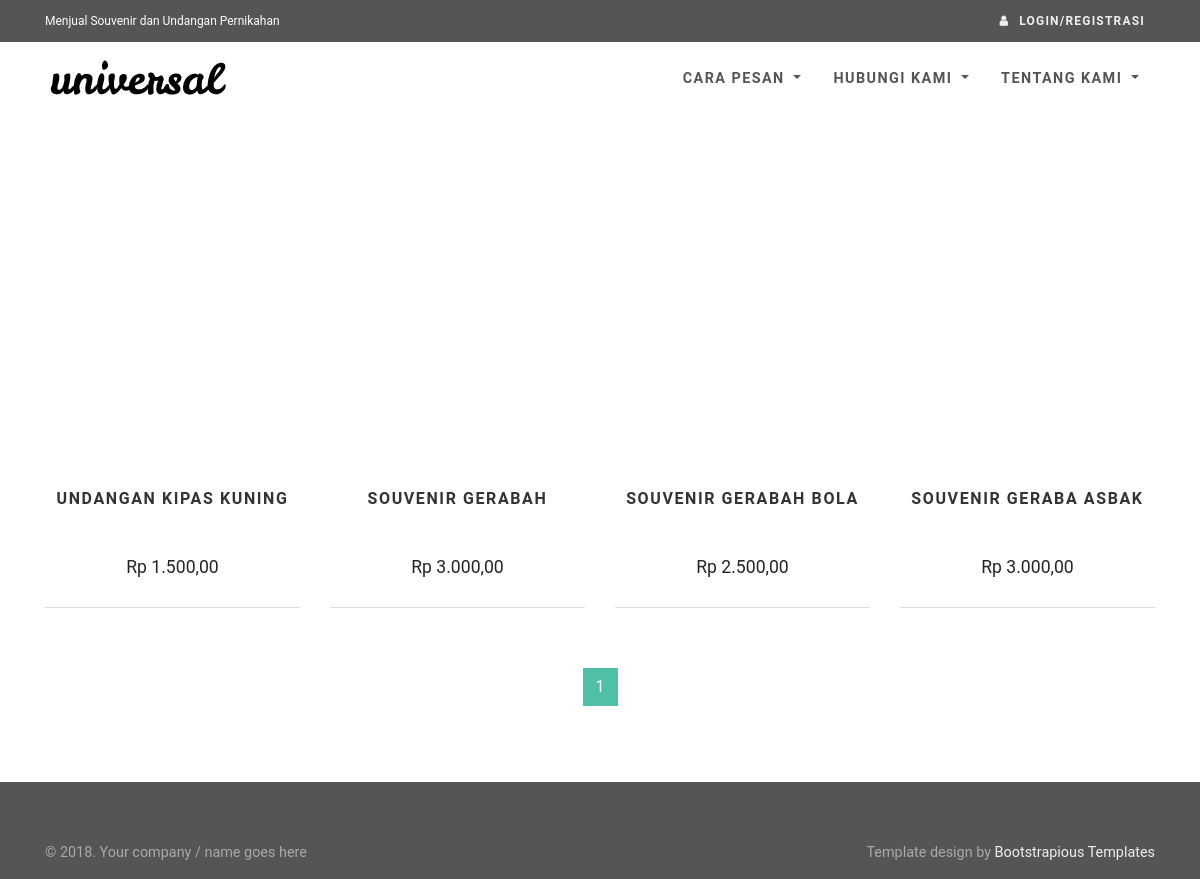
Before: / with the older database file.
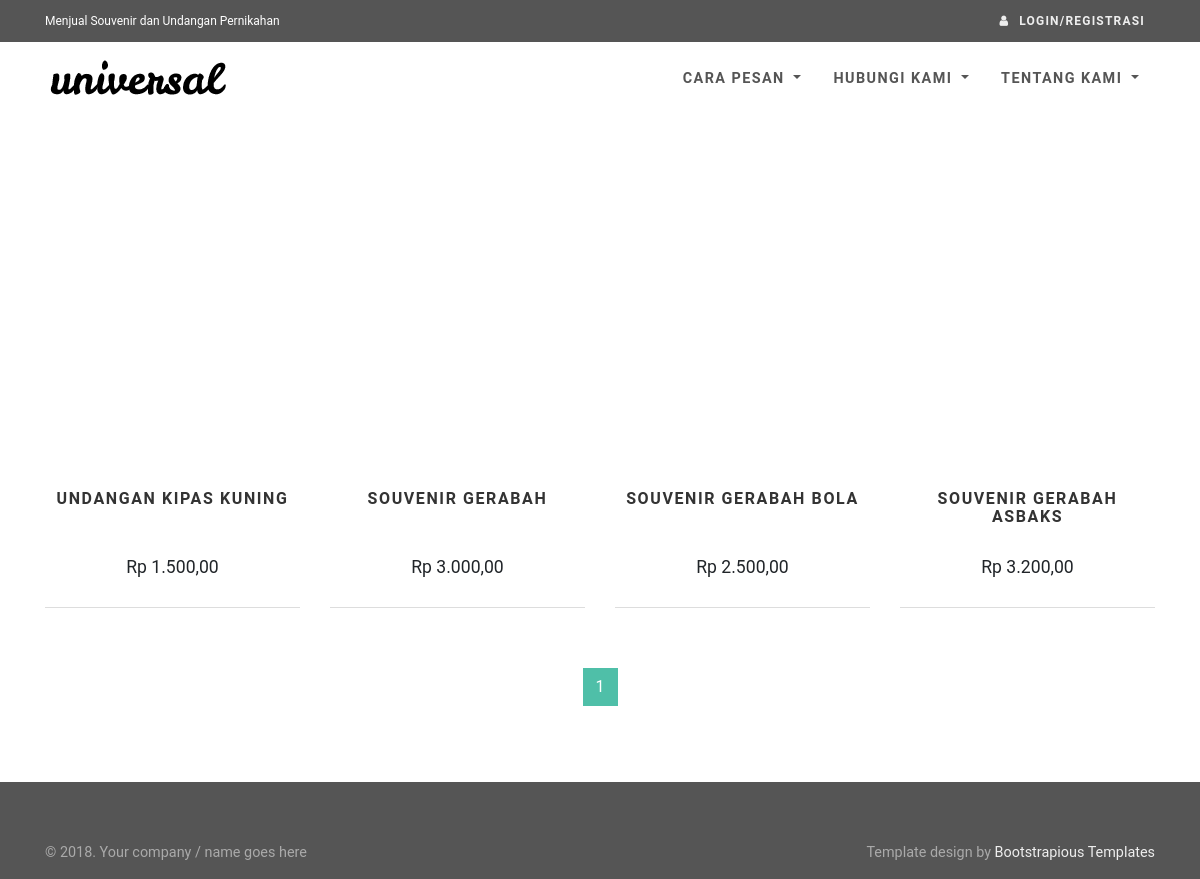
After: the same page with the newer database file.
### tables this page shows
CREATE TABLE `tbl_foto_produk` (
  `id_foto_produk` int(11) NOT NULL AUTO_INCREMENT,
  `id_produk` int(11) NOT NULL,
  `foto_produk` text NOT NULL,
  PRIMARY KEY (`id_foto_produk`)
);

CREATE TABLE `tbl_produk` (
  `id_produk` int(11) NOT NULL AUTO_INCREMENT,
  `nm_produk` varchar(100) NOT NULL,
  `jenis_produk` varchar(15) NOT NULL,
  `harga` int(11) NOT NULL,
  `stok` int(11) DEFAULT '10',
  PRIMARY KEY (`id_produk`)
);

### db.php (called while the page is built, shortened)
<?php
class Sparrow {
    protected $order;
    protected $sql;
    protected $db;
    protected $db_type;
    protected $stats;
    public $is_cached = false;
    public $stats_enabled = false;
    public $key_prefix = '';
    public function build($sql, $input) {
        return (strlen($input) > 0) ? ($sql.' '.$input) : $sql;
    }
    public function parseConnection($connection) {
        $url = parse_url($connection);
        $cfg = array();
        $cfg['type'] = isset($url['scheme']) ? $url['scheme'] : $url['path'];
        $cfg['hostname'] = isset($url['host']) ? $url['host'] : null;
        $cfg['database'] = isset($url['path']) ? substr($url['path'],1) : null;
        $cfg['username'] = isset($url['user']) ? $url['user'] : null;
        $cfg['password'] = isset($url['pass']) ? $url['pass'] : null;
        $cfg['port'] = isset($url['port']) ? $url['port'] : null;
        return $cfg;
    }
    public function reset() {
        $this->where = '';
        $this->order = '';
        $this->having = '';
        $this->distinct = '';
        $this->sql = '';
    }
    protected function parseCondition($field, $value = null, $join = '', $escape = true) {
        if (is_string($field)) {
            $operator = '';
            if (!empty($operator)) {
                switch ($operator) {
                    case '%':
                        $condition = ' LIKE ';
                        break;
                    case '!%':
                        $condition = ' NOT LIKE ';
                        break;
                    case '@':
                        $condition = ' IN ';
                        break;
                    case '!@':
                        $condition = ' NOT IN ';
                        break;
                    default:
                        $condition = $operator;
                }
            }
            else {
                $condition = '=';
            }
            if (is_array($value)) {
                if (strpos($operator, '@') === false) $condition = ' IN ';
                $value = '('.implode(',', array_map(array($this, 'quote'), $value)).')';
            }
            else {
                $value = ($escape && !is_numeric($value)) ? $this->quote($value) : $value;
            }
            return $join.' '.str_replace('|', '', $field).$condition.$value;
        }
        else if (is_array($field)) {
            $str = '';
            foreach ($field as $key => $value) {
                $str .= $this->parseCondition($key, $value, $join, $escape);
                $join = '';
            }
            return $str;
        }
        else {
            throw new Exception('Invalid where condition.');
        }
    }
    public function from($table, $reset = true) {
        $this->table = $table;
        return $this;
    }
    public function join($table, array $fields, $type = 'INNER') {
        return $this;
    }
    public function groupBy($field) {
        $join = (empty($this->order)) ? 'GROUP BY' : ',';
        $fields = (is_array($field)) ? implode(',', $field) : $field;
        return $this;
    }
    public function limit($limit, $offset = null) {
        if ($limit !== null) {
            $this->limit = 'LIMIT '.$limit;
        }
        return $this;
    }
    public function offset($offset, $limit = null) {
        if ($offset !== null) {
            $this->offset = 'OFFSET '.$offset;
        }
        return $this;
    }
    public function select($fields = '*', $limit = null, $offset = null) {
        $fields = (is_array($fields)) ? implode(',', $fields) : $fields;
        return $this;
    }
    public function sql($sql = null) {
        if ($sql !== null) {
            $this->sql = trim(
                (is_array($sql)) ?
                    array_reduce($sql, array($this, 'build')) :
                    $sql
            );
            return $this;
        }
        return $this->sql;
    }
    public function setDb($db) {
        $this->db = null;
        if (is_string($db)) {
            $this->setDb($this->parseConnection($db));
        }
        else if (is_array($db)) {
            switch ($db['type']) {
                case 'mysqli':
                    $this->db = new mysqli(
                        $db['hostname'],
                        $db['username'],
                        $db['password'],
                        $db['database']
                    );
                    break;
            }
            $this->db_type = $db['type'];
        }
    }
    public function execute($key = null, $expire = 0) {
        $result = null;
        $this->is_cached = false;
        if (!empty($this->sql)) {
            $error = null;
            switch ($this->db_type) {
                case 'mysqli':
                    $result = $this->db->query($this->sql);
                    break;
            }
        }
        return $result;
    }
    public function many($key = null, $expire = 0) {
        $data = array();
        $result = $this->execute($key, $expire);
        if ($this->is_cached) {
            $data = $result;
            if ($this->stats_enabled) {
                $this->stats['cached'][$this->key_prefix.$key] = $this->sql;
            }
        }
        else {
            switch ($this->db_type) {
                case 'mysqli':
                    if (function_exists('mysqli_fetch_all')) {
                        $data = $result->fetch_all(MYSQLI_ASSOC);
                    }
                    else {
                        while ($row = $result->fetch_assoc()) {
                            $data[] = $row;
                        }
                    }
                    break;
            }
        }
        return $data;
    }
}

### index.php (the view, shortened to what the changed rows need)
<?php
require "koneksi.php";
if(!isset($_GET['page'])) $page = 1;
else $page = $_GET['page'];
$offset = ($page-1)*4;
$db->sql("set sql_mode = 'STRICT_TRANS_TABLES,NO_ZERO_IN_DATE,NO_ZERO_DATE,ERROR_FOR_DIVISION_BY_ZERO,NO_AUTO_CREATE_USER,NO_ENGINE_SUBSTITUTION';")->execute();
$daftarProduk = $db->from('tbl_produk')
->join('tbl_foto_produk',array('tbl_produk.id_produk' => 'tbl_foto_produk.id_produk'))->groupBy('tbl_foto_produk.id_produk')
->limit(4)->offset($offset)->many();
include "template/head.php";
?>
<body>
<div id="all">
<div id="content">
<div class="container">
<div class="row bar">
<div class="col-md-12">
  <div class="products-big">
	<div class="row products">
<?php
	foreach($daftarProduk as $d){
		?>
	  <div class="col-lg-3 col-md-4">
		<div class="product">
		  <div class="image"><a href="<?php echo $base_url."/produk.php?id_produk=".$d['id_produk']; ?>"><img src="<?php echo $base_url; ?>/produk/<?php echo $d['foto_produk']; ?>" alt="" class="img-fluid image1"></a></div>
		  <div class="text">
			<h3 class="h5"><a href="<?php echo $base_url."/produk.php?id_produk=".$d['id_produk']; ?>"><?php echo $d['nm_produk']; ?></a></h3>
			<p class="price"><?php echo "Rp ".number_format($d['harga'],2,',','.'); ?></p>
		  </div>
		</div>
	  </div>
		<?php
	}
?>
</div>
  </div>
</div>
</div>
</div>
</div>
</div>
</body>
</html>

Changed rows visible on the page:
changed through a linked row, tbl_foto_produk: id_produk.nm_produk "SOUVENIR GERABA ASBAK" → "SOUVENIR GERABAH ASBAKS"; id_produk.harga "3.000,00" → "3.200,00"
